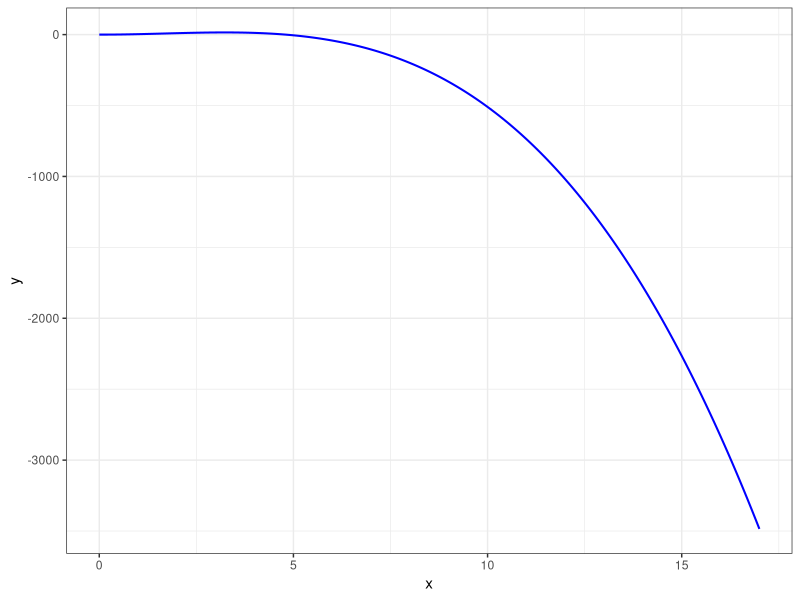

This figure's R source:
## ---- chunk 1
library(ggplot2)

## ---- chunk 2
f <- function(x){
         -x^3+5*x^2-x
}
## ---- chunk 3
x <- seq(from = 0, to = 17, by = 0.1)



df <- data.frame(x = x,
                 y = f(x))

df |> ggplot(aes(x, y)) + 
        geom_line(linewidth = 0.7, color = "blue") + 
        theme_bw() 
